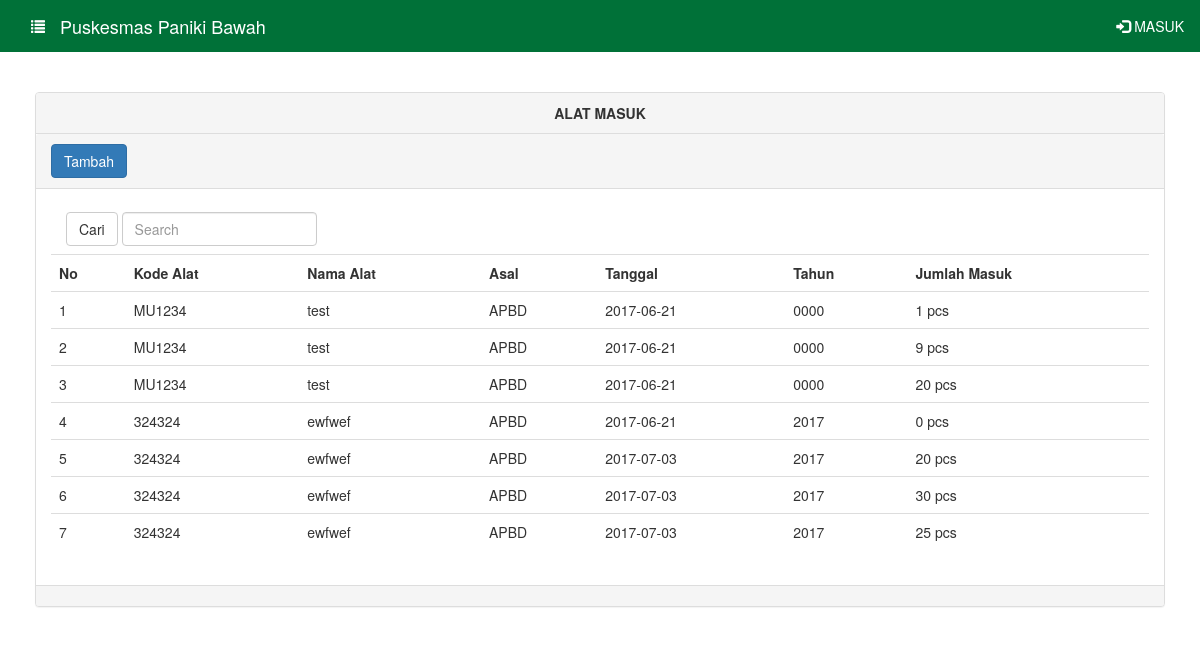
Screenshot of /alat_masuk.php with the database file from the repository.
### tables this page shows
CREATE TABLE `alat_masuk` (
  `id_alat_masuk` int(11) NOT NULL,
  `id_transaksi` int(11) NOT NULL,
  `id_alat` varchar(10) NOT NULL,
  `jumlah_masuk` int(11) NOT NULL,
  `asal` varchar(20) NOT NULL,
  `tahun` year(4) NOT NULL
);

CREATE TABLE `detail_alat` (
  `id_alat` varchar(10) NOT NULL,
  `nama_alat` varchar(20) NOT NULL,
  `gambar` varchar(250) NOT NULL,
  `keterangan` text NOT NULL
);

CREATE TABLE `transaksi` (
  `id_transaksi` int(11) NOT NULL,
  `id_alat` varchar(10) NOT NULL,
  `type` set('masuk','keluar') NOT NULL,
  `tanggal` date NOT NULL
);

CREATE TABLE `alat_kesehatan` (
  `id_alat` varchar(10) NOT NULL,
  `satuan` set('pcs','buah') NOT NULL,
  `stok_alat` int(11) NOT NULL
);

### system/init.php (called while the page is built, shortened)
<?php
require_once 'function/crud.php';
$crud = new Crud();

### function/crud.php (called while the page is built, shortened)
<?php
class Crud extends Mysql {
	public function getAlatMasuk() {
		return $this->query("SELECT `alat_masuk`.*,`transaksi`.*,`alat_kesehatan`.*,`detail_alat`.* FROM `alat_masuk` JOIN `transaksi` ON `transaksi`.`id_transaksi`=`alat_masuk`.`id_transaksi` JOIN `alat_kesehatan` ON `alat_kesehatan`.`id_alat`=`alat_masuk`.`id_alat`JOIN `detail_alat` ON `detail_alat`.`id_alat`= `alat_kesehatan`.`id_alat`");
	}
}

### alat_masuk.php (the view, shortened to what this page needs)
<?php
	require_once 'system/init.php';
	include_once 'include/header.php';
?>
        <div id="page-content-wrapper">
            <div class="container-fluid">
                 <div class="row">
                    <div class="col-lg-12">
                        <div class="panel panel-default">
                        <div class="panel-heading">
                         <center><b>ALAT MASUK</b></center>
                         </div>
                            <div class="panel-heading">
                          <button type="button" class="btn btn-primary" data-toggle="modal" data-target="#myModal">
                           Tambah
                          </button>
                          </div>
                          <div class="panel-body">
                                 <form class="navbar-form navbar-left">
                                 <button type="submit" class="btn btn-default">Cari</button>
                                    <div class="form-group">
                                      <input type="text" name="query" class="form-control" placeholder="Search">
                                    </div>
                                  </form>
                                <table class="table">
                                    <tr>
                                          <th>No</th>
                                          <th>Kode Alat</th>
                                          <th>Nama Alat</th>
                                          <th>Asal</th>
                                          <th>Tanggal</th>
                                          <th>Tahun</th>
                                          <th>Jumlah Masuk</th>
                                    <?php if(isset($_SESSION['login'])) { ?><th></th><?php } ?></tr>
                                    <?php
                                    if(!isset($_GET['query'])) {
                                        $query = $crud->getAlatMasuk();
                                      }else {
                                        $query = $crud->cariAlatMasuk($_GET['query']);
                                      }
                                      $no = 1;
                                    if($query->num_rows>0){
                                      while ($data = $query->fetch_assoc()) {
                                    ?>
                                    <tr>
                                        <td><?php echo $no;?></td>
                                        <td><?php echo $data['id_alat'];?></td>
                                        <td><?php echo $data['nama_alat'];?></td>
                                        <td><?php echo $data['asal'];?></td>
                                        <td><?php echo $data['tanggal'];?></td>
                                        <td><?php echo $data['tahun'];?></td>
                                        <td><?php echo $data['jumlah_masuk'];?> <?php echo $data['satuan'];?></tahuntd>
                                        </tr>
                                    <?php
                                    $no++;
                                    }
                                    }else {
                                    ?>
                                    <tr><td colspan="8">Data Tidak Ada</td></tr>
                                    <?php
                                    }
                                    ?>
                                </table>
                          </div>
                          <div class="panel-footer">
                          </div>
                        </div>
                    </div>
                </div>
            </div>
        </div>
<?php
   	include 'include/footer.php';
 ?>

### include/header.php (shortened to what this page needs)
<!DOCTYPE html>
<html>
<head>
<link rel="stylesheet" type="text/css" href="assets/css/bootstrap.css">
<link rel="stylesheet" type="text/css" href="assets/css/font-awesome.min.css">
<link rel="stylesheet" type="text/css" href="assets/css/master.css">
<link rel="stylesheet" type="text/css" href="assets/css/jquery-ui.css">
</head>
<body>
 <div id="wrapper">
<nav class="navbar navbar-inverse">
  <div class="container-fluid">
  	<ul class="nav navbar-nav navbar-left">
      <li><a href="#menu-toggle" id="menu-toggle"><span class="glyphicon glyphicon-list"></span></a></li>
    </ul>
    <div class="navbar-header navbar-center">
      <a class="navbar-brand" href="index.php">Puskesmas Paniki Bawah</a>
    </div>
    <ul class="nav navbar-nav navbar-right">
    <?php if(!isset($_SESSION['login'])) { ?>
      <li><a href="masuk.php"><span class="glyphicon glyphicon-log-in"></span> MASUK</a></li>
      <?php }else{ ?>
      <li><a href="logout.php"><span class="glyphicon glyphicon-log-out"></span> KELUAR</a></li>
      <?php } ?>
    </ul>
  </div>
</nav>

### include/footer.php (shortened to what this page needs)
    </div>
</body>
</html>

### assets/css/master.css (style rules this page uses)
body { overflow-x: hidden; }
#wrapper { padding-left: 0; -webkit-transition: all 0.5s ease; -moz-transition: all 0.5s ease; -o-transition: all 0.5s ease; transition: all 0.5s ease; }
#page-content-wrapper { width: 100%; position: absolute; padding: 15px; }
@media (min-width:768px) { #wrapper { padding-left: 0; } }
@media (min-width:768px) { #page-content-wrapper { padding: 20px; position: relative; } }

### rows the page displays
alat_masuk: detail_alat.id_alat "MU1234", detail_alat.nama_alat "test", asal "APBD", id_transaksi.tanggal "2017-06-21", tahun "0000", jumlah_masuk "1", id_alat.satuan "pcs"
alat_masuk: detail_alat.id_alat "MU1234", detail_alat.nama_alat "test", asal "APBD", id_transaksi.tanggal "2017-06-21", tahun "0000", jumlah_masuk "9", id_alat.satuan "pcs"
alat_masuk: detail_alat.id_alat "MU1234", detail_alat.nama_alat "test", asal "APBD", id_transaksi.tanggal "2017-06-21", tahun "0000", jumlah_masuk "20", id_alat.satuan "pcs"
alat_masuk: detail_alat.id_alat "324324", detail_alat.nama_alat "ewfwef", asal "APBD", id_transaksi.tanggal "2017-06-21", tahun "2017", jumlah_masuk "0", id_alat.satuan "pcs"
alat_masuk: detail_alat.id_alat "324324", detail_alat.nama_alat "ewfwef", asal "APBD", id_transaksi.tanggal "2017-07-03", tahun "2017", jumlah_masuk "20", id_alat.satuan "pcs"
alat_masuk: detail_alat.id_alat "324324", detail_alat.nama_alat "ewfwef", asal "APBD", id_transaksi.tanggal "2017-07-03", tahun "2017", jumlah_masuk "30", id_alat.satuan "pcs"
alat_masuk: detail_alat.id_alat "324324", detail_alat.nama_alat "ewfwef", asal "APBD", id_transaksi.tanggal "2017-07-03", tahun "2017", jumlah_masuk "25", id_alat.satuan "pcs"
